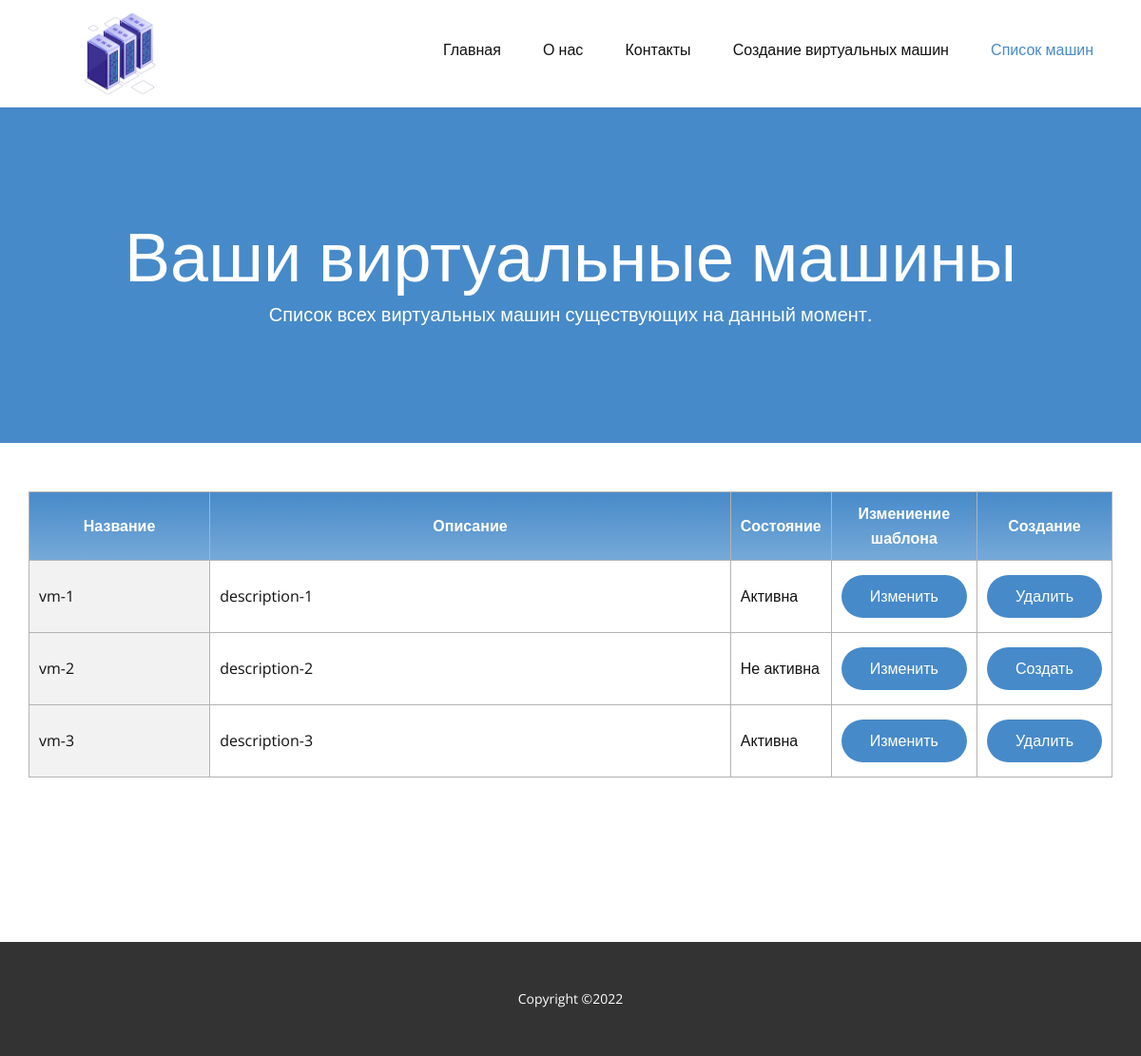
/vm-list, run on an earlier commit of the app's database.
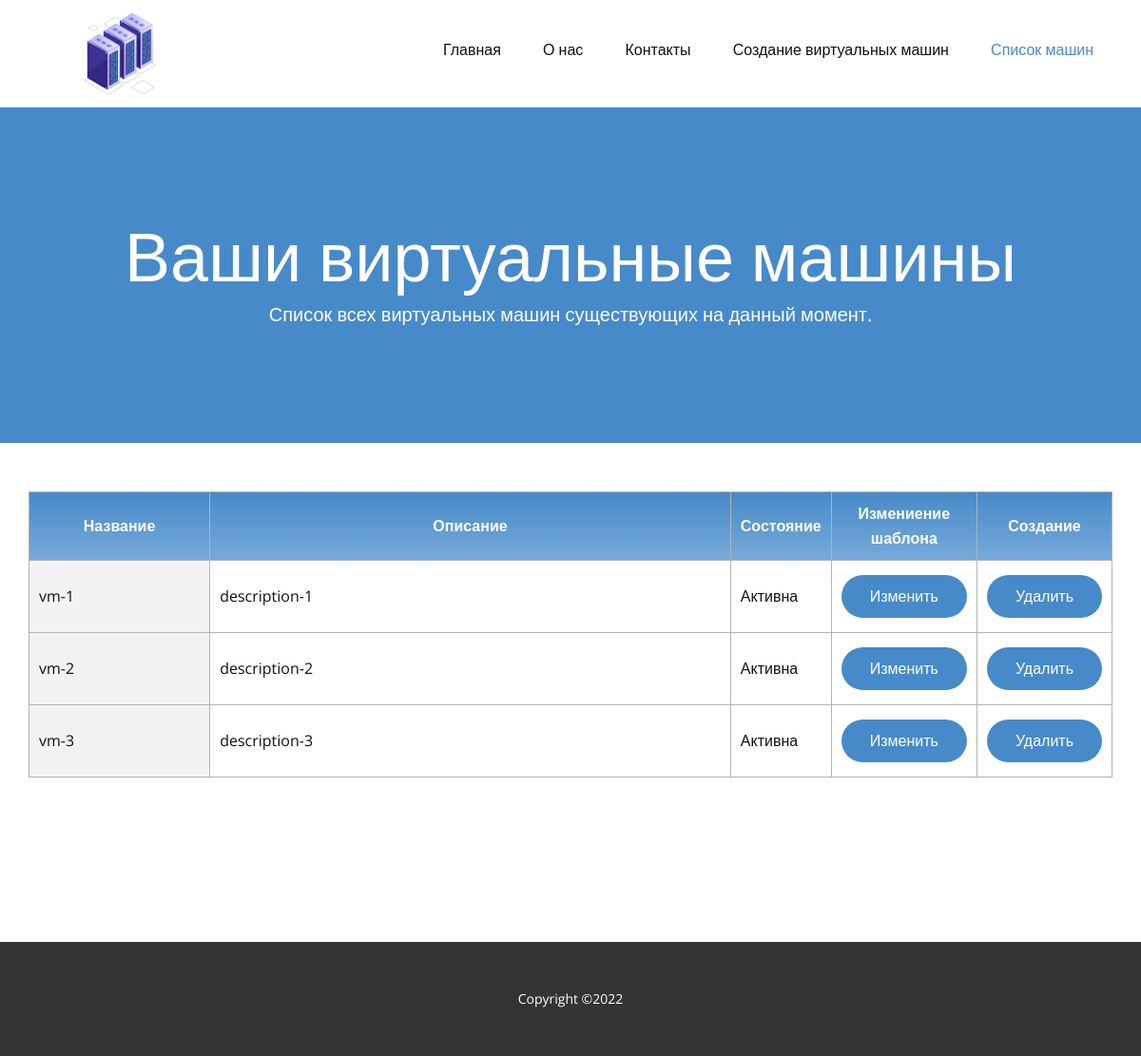
And on a later commit of the database.
### MySite/models.py (models this page shows, shortened)
class VirtualMachine(models.Model):
    name = models.CharField(max_length=40, unique=True, verbose_name='Название')
    description = models.TextField(verbose_name='Описание')
    ZONE = [
        ('ru-central1-a', 'ru-central-a'),
        ('ru-central1-b', 'ru-central-b'),
        ('ru-central1-c', 'ru-central-c'),
    ]
    zone = models.CharField(choices=ZONE, max_length=13, default='ru-central1-a', verbose_name='Зона доступности')
    IMAGE_ID = [
        ('fd8bh0c781u19q50m4kj', 'Ubuntu-22.04'),
        ('fd8e65d4chiel4ussa9o', 'Debian-11'),
        ('fd84go2nk3voj0gg7tpn', 'openSUSE-Leap-15.3'),
        ('fd8bv62nmsjf6hmjrh96', 'AlmaLinux-8'),
        ('fd8nce10ece89ufqkk9t', 'Astra-Linux-Common-Edition-2.12'),
        ('fd8i8fljrbbcclckhlm9', 'ALT-Linux-10'),
        ('fd8jvcoeij6u9se84dt5', 'CentOS-7'),
        ('fd8phu675e6sgsa68pvj', 'Fedora-35'),
        ('fd865udut6b1gvgh5igh', 'Fedora-CoreOS-35'),
        ('fd8mnkj7vk131q9ll4p5', 'CentOS-Stream-8'),
        ('fd8q0kjl4l1iovds9f29', 'REDOS-7.3'),
    ]
    image_id = models.CharField(choices=IMAGE_ID, max_length=20, default='fd8phu675e6sgsa68pvj',
                                verbose_name='Операционная система')
    BOOT_DISK_TYPE = [
        ('network-hdd', 'HDD'),
        ('network-ssd', 'SSD'),
        ('network-ssd-nonreplicated', 'NR-SSD'),
    ]
    boot_disk_type = models.CharField(max_length=25, choices=BOOT_DISK_TYPE, default='network-hdd',
                                      verbose_name='Тип диска')
    boot_disk_size = models.PositiveSmallIntegerField(verbose_name='Размер диска', default=15)
    cores = models.PositiveSmallIntegerField(verbose_name='vCPU', default=2)
    CORE_FRACTION = [
        (20, '20%'),
        (50, '50%'),
        (100, '100%'),
    ]
    core_fraction = models.PositiveSmallIntegerField(choices=CORE_FRACTION, verbose_name='Гарантированная доля vCPU', default=20)
    memory = models.PositiveSmallIntegerField(verbose_name='RAM', default=2)
    username = models.CharField(max_length=20, verbose_name='Имя пользователя', default='user')
    ssh_key = models.CharField(max_length=500, verbose_name='SSH-ключ')
    time_create = models.DateTimeField(auto_now_add=True, verbose_name='Время создания')
    time_update = models.DateTimeField(auto_now=True, verbose_name='Время изменения')
    running = models.BooleanField(verbose_name='Активна', default=False)
    class Meta:
        verbose_name = 'Виртуальные машины'
        verbose_name_plural = 'Виртуальные машины'
        ordering = ['time_create']

### MySite/views.py (the view)
# urls.py: path('vm-list', views.vmList, name='vmList'),
def vmList(reqest):
    context = {'title': 'Список виртуальных машин', 'cssFile': 'css/Список-машин.css',
               'all_VM': VirtualMachine.objects.all()}
    return render(
        reqest,
        'Список-машин.html',
        context=context,
    )

### MySite/templates/Список-машин.html (shortened to what this page needs)
{% extends 'base.html' %}
{% block content %}
    {% load static %}
    <section class="u-align-center u-clearfix u-section-1" id="sec-5132">
        <div class="u-align-left u-container-style u-expanded-width u-group u-palette-1-base u-group-1">
            <div class="u-container-layout u-container-layout-1">
                <h1 class="u-align-center u-text u-title u-text-1">Ваши виртуальные машины</h1>
                <p class="u-align-center u-large-text u-text u-text-variant u-text-2">Список всех виртуальных машин
                    существующих на данный момент.</p>
            </div>
        </div>
    </section>
    <section class="u-align-center u-clearfix u-section-2" id="sec-5c99">
        <div class="u-clearfix u-sheet u-sheet-1">
            <div class="u-expanded-width u-table u-table-responsive u-table-1">
                <table class="u-table-entity u-table-entity-1">
                    <colgroup>
                        <col width="22.9%">
                        <col width="77.1%">
                    </colgroup>
                    <thead class="u-align-center u-gradient u-table-header u-text-white u-table-header-1">
                    <tr style="height: 46px;">
                        <th class="u-border-1 u-border-grey-30 u-table-cell u-table-cell-1">Название</th>
                        <th class="u-border-1 u-border-grey-30 u-table-cell u-table-cell-2">Описание</th>
                        <th class="u-border-1 u-border-grey-30 u-table-cell u-table-cell-2">Состояние</th>
                        <th class="u-border-1 u-border-grey-30 u-table-cell u-table-cell-2">Измениение шаблона</th>
                        <th class="u-border-1 u-border-grey-30 u-table-cell u-table-cell-2">Создание</th>
                    </tr>
                    </thead>
                    <tbody class="u-table-body">
                    {% for vm in all_VM %}
                        <tr style="height: 76px;">
                            <td class="u-border-1 u-border-grey-30 u-first-column u-grey-5 u-table-cell">
                                {{ vm.name }}
                            </td>
                            <td class="u-border-1 u-border-grey-30 u-table-cell">
                                {{ vm.description }}
                            </td>
                            <td class="u-border-1 u-border-grey-30 u-table-cell">
                                {% if vm.running %}
                                    Активна
                                {% else %}
                                    Не активна
                                {% endif %}
                            </td>
                            <td class="u-border-1 u-border-grey-30 u-table-cell">
                                <a href="admin/MySite/virtualmachine/{{ vm.pk }}/change/"
                                   class="u-btn u-btn-round u-button-style u-hover-palette-1-dark-1 u-palette-1-base u-radius-50 u-btn-1">Изменить
                                </a>
                            </td>
                            <td class="u-border-1 u-border-grey-30 u-table-cell">
                                {% if vm.running %}
                                    <a href="{% url 'DeleteVirtualMachine' vm.name %}"
                                       class="u-btn u-btn-round u-button-style u-hover-palette-1-dark-1 u-palette-1-base u-radius-50 u-btn-1">Удалить
                                    </a>
                                {% else %}
                                    <a href="{% url 'CreateVirtualMachine' vm.name %}"
                                       class="u-btn u-btn-round u-button-style u-hover-palette-1-dark-1 u-palette-1-base u-radius-50 u-btn-1">Создать
                                    </a>
                                {% endif %}
                            </td>
                        </tr>
                    {% endfor %}
                    </tbody>
                </table>
            </div>
        </div>
    </section>
{% endblock %}

What changed in the data, as far as the page shows it:
changed VirtualMachine "vm-2": running "Не активна Создать" → "Активна Удалить"
